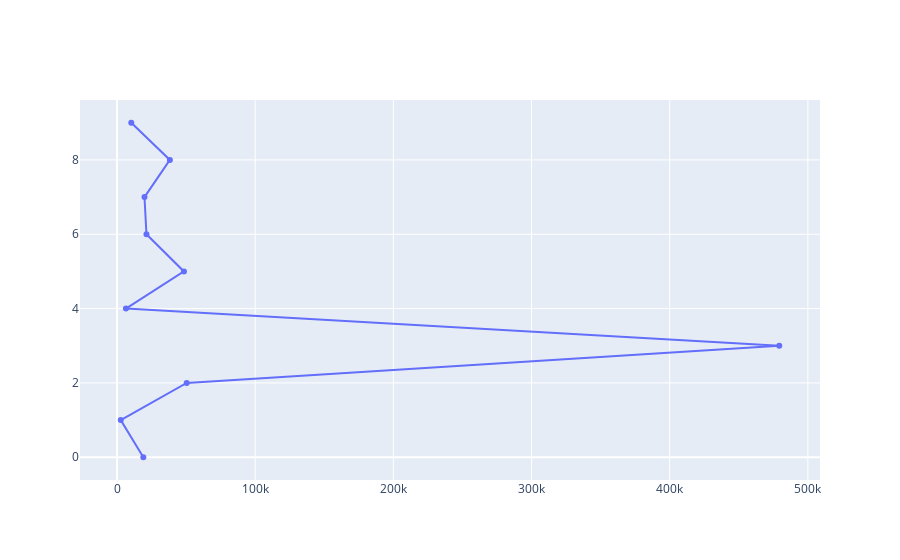

The notebook cell this image was saved under:
### Code cell
from plotly.offline import init_notebook_mode, iplot
from plotly.graph_objs import *

init_notebook_mode(connected=True)

trace0 = Scatter(
  x=[cats[key] for key in list(cats.keys())[:10]],
)

iplot([trace0])

### Figure 1 — Plotly figure (JSON) as saved in the notebook; plotly's stock layout.template omitted (floating-point values rounded to 4 significant figures)
{"data": [{"type": "scatter", "x": [19056, 2708, 50436, 479295, 6450, 48440, 21319, 19881, 38267, 10324]}], "layout": {"autosize": true, "xaxis": {"autorange": true, "range": [-26130.0, 508100.0], "type": "linear"}, "yaxis": {"autorange": true, "range": [-0.7427, 9.743]}}}
